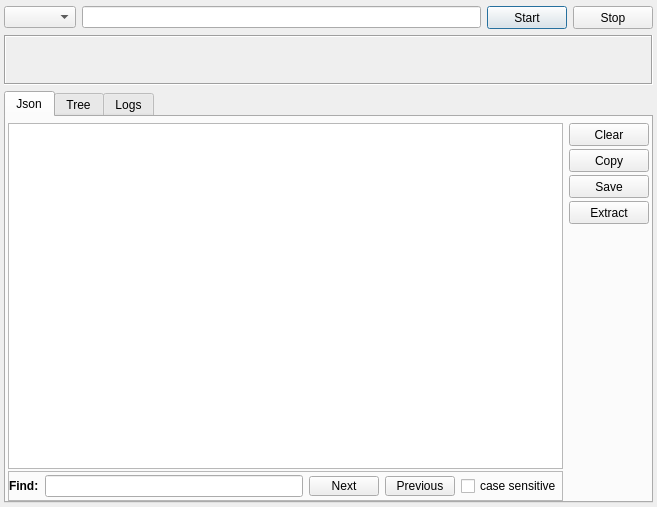
<?xml version="1.0" encoding="UTF-8"?>
<ui version="4.0">
 <class>RawOsint</class>
 <widget class="QDialog" name="RawOsint">
  <property name="geometry">
   <rect>
    <x>0</x>
    <y>0</y>
    <width>657</width>
    <height>507</height>
   </rect>
  </property>
  <property name="windowTitle">
   <string>Raw Osint</string>
  </property>
  <layout class="QVBoxLayout" name="verticalLayout_4">
   <property name="leftMargin">
    <number>4</number>
   </property>
   <property name="topMargin">
    <number>6</number>
   </property>
   <property name="rightMargin">
    <number>4</number>
   </property>
   <property name="bottomMargin">
    <number>4</number>
   </property>
   <item>
    <layout class="QHBoxLayout" name="horizontalLayout">
     <item>
      <widget class="QComboBox" name="comboBoxModule"/>
     </item>
     <item>
      <widget class="QLineEdit" name="lineEditTarget"/>
     </item>
     <item>
      <widget class="QPushButton" name="buttonStart">
       <property name="minimumSize">
        <size>
         <width>75</width>
         <height>23</height>
        </size>
       </property>
       <property name="text">
        <string>Start</string>
       </property>
      </widget>
     </item>
     <item>
      <widget class="QPushButton" name="buttonStop">
       <property name="minimumSize">
        <size>
         <width>75</width>
         <height>23</height>
        </size>
       </property>
       <property name="text">
        <string>Stop</string>
       </property>
      </widget>
     </item>
    </layout>
   </item>
   <item>
    <widget class="QFrame" name="frame">
     <property name="minimumSize">
      <size>
       <width>0</width>
       <height>50</height>
      </size>
     </property>
     <property name="maximumSize">
      <size>
       <width>16777215</width>
       <height>50</height>
      </size>
     </property>
     <property name="frameShape">
      <enum>QFrame::Box</enum>
     </property>
     <property name="frameShadow">
      <enum>QFrame::Sunken</enum>
     </property>
    </widget>
   </item>
   <item>
    <widget class="QTabWidget" name="tabWidget">
     <property name="currentIndex">
      <number>0</number>
     </property>
     <widget class="QWidget" name="tabJson">
      <attribute name="title">
       <string>Json</string>
      </attribute>
      <layout class="QHBoxLayout" name="horizontalLayout_2">
       <property name="leftMargin">
        <number>2</number>
       </property>
       <property name="topMargin">
        <number>6</number>
       </property>
       <property name="rightMargin">
        <number>2</number>
       </property>
       <property name="bottomMargin">
        <number>0</number>
       </property>
       <item>
        <layout class="QVBoxLayout" name="verticalLayout">
         <property name="spacing">
          <number>2</number>
         </property>
         <item>
          <widget class="QPlainTextEdit" name="plainTextEdit">
           <property name="readOnly">
            <bool>true</bool>
           </property>
          </widget>
         </item>
         <item>
          <widget class="QFrame" name="frameFind">
           <property name="minimumSize">
            <size>
             <width>0</width>
             <height>30</height>
            </size>
           </property>
           <property name="maximumSize">
            <size>
             <width>16777215</width>
             <height>40</height>
            </size>
           </property>
           <property name="frameShape">
            <enum>QFrame::StyledPanel</enum>
           </property>
           <property name="frameShadow">
            <enum>QFrame::Raised</enum>
           </property>
           <layout class="QHBoxLayout" name="horizontalLayout_4">
            <property name="leftMargin">
             <number>0</number>
            </property>
            <property name="topMargin">
             <number>0</number>
            </property>
            <property name="rightMargin">
             <number>0</number>
            </property>
            <property name="bottomMargin">
             <number>0</number>
            </property>
            <item>
             <widget class="QLabel" name="label">
              <property name="font">
               <font>
                <weight>75</weight>
                <bold>true</bold>
               </font>
              </property>
              <property name="text">
               <string>Find:</string>
              </property>
             </widget>
            </item>
            <item>
             <widget class="QLineEdit" name="lineEditFind">
              <property name="minimumSize">
               <size>
                <width>180</width>
                <height>0</height>
               </size>
              </property>
             </widget>
            </item>
            <item>
             <widget class="QPushButton" name="buttonNext">
              <property name="minimumSize">
               <size>
                <width>70</width>
                <height>20</height>
               </size>
              </property>
              <property name="maximumSize">
               <size>
                <width>70</width>
                <height>20</height>
               </size>
              </property>
              <property name="text">
               <string>Next</string>
              </property>
             </widget>
            </item>
            <item>
             <widget class="QPushButton" name="buttonPrev">
              <property name="minimumSize">
               <size>
                <width>70</width>
                <height>20</height>
               </size>
              </property>
              <property name="maximumSize">
               <size>
                <width>70</width>
                <height>20</height>
               </size>
              </property>
              <property name="text">
               <string>Previous</string>
              </property>
             </widget>
            </item>
            <item>
             <widget class="QCheckBox" name="checkBoxCaseSensitive">
              <property name="text">
               <string>case sensitive</string>
              </property>
             </widget>
            </item>
           </layout>
          </widget>
         </item>
        </layout>
       </item>
       <item>
        <layout class="QVBoxLayout" name="verticalLayout_2">
         <property name="spacing">
          <number>3</number>
         </property>
         <item>
          <widget class="QPushButton" name="buttonClear">
           <property name="minimumSize">
            <size>
             <width>75</width>
             <height>23</height>
            </size>
           </property>
           <property name="text">
            <string>Clear</string>
           </property>
          </widget>
         </item>
         <item>
          <widget class="QPushButton" name="buttonCopy">
           <property name="minimumSize">
            <size>
             <width>75</width>
             <height>23</height>
            </size>
           </property>
           <property name="text">
            <string>Copy</string>
           </property>
          </widget>
         </item>
         <item>
          <widget class="QPushButton" name="buttonSave">
           <property name="minimumSize">
            <size>
             <width>75</width>
             <height>23</height>
            </size>
           </property>
           <property name="text">
            <string>Save</string>
           </property>
          </widget>
         </item>
         <item>
          <widget class="QPushButton" name="pushButton">
           <property name="minimumSize">
            <size>
             <width>75</width>
             <height>23</height>
            </size>
           </property>
           <property name="text">
            <string>Extract</string>
           </property>
          </widget>
         </item>
         <item>
          <spacer name="verticalSpacer">
           <property name="orientation">
            <enum>Qt::Vertical</enum>
           </property>
           <property name="sizeHint" stdset="0">
            <size>
             <width>20</width>
             <height>40</height>
            </size>
           </property>
          </spacer>
         </item>
        </layout>
       </item>
      </layout>
     </widget>
     <widget class="QWidget" name="tabTree">
      <attribute name="title">
       <string>Tree</string>
      </attribute>
      <layout class="QHBoxLayout" name="horizontalLayout_3">
       <property name="leftMargin">
        <number>2</number>
       </property>
       <property name="topMargin">
        <number>6</number>
       </property>
       <property name="rightMargin">
        <number>2</number>
       </property>
       <property name="bottomMargin">
        <number>0</number>
       </property>
       <item>
        <widget class="QTreeView" name="treeView">
         <property name="editTriggers">
          <set>QAbstractItemView::NoEditTriggers</set>
         </property>
         <property name="selectionBehavior">
          <enum>QAbstractItemView::SelectItems</enum>
         </property>
         <attribute name="headerVisible">
          <bool>false</bool>
         </attribute>
         <attribute name="headerCascadingSectionResizes">
          <bool>false</bool>
         </attribute>
         <attribute name="headerMinimumSectionSize">
          <number>100</number>
         </attribute>
         <attribute name="headerDefaultSectionSize">
          <number>200</number>
         </attribute>
         <attribute name="headerShowSortIndicator" stdset="0">
          <bool>false</bool>
         </attribute>
        </widget>
       </item>
       <item>
        <layout class="QVBoxLayout" name="verticalLayout_3">
         <property name="spacing">
          <number>3</number>
         </property>
         <item>
          <widget class="QPushButton" name="buttonClearTree">
           <property name="minimumSize">
            <size>
             <width>75</width>
             <height>23</height>
            </size>
           </property>
           <property name="text">
            <string>Clear</string>
           </property>
          </widget>
         </item>
         <item>
          <widget class="QPushButton" name="pushButton_6">
           <property name="minimumSize">
            <size>
             <width>75</width>
             <height>23</height>
            </size>
           </property>
           <property name="text">
            <string>Copy</string>
           </property>
          </widget>
         </item>
         <item>
          <widget class="QPushButton" name="pushButton_5">
           <property name="minimumSize">
            <size>
             <width>75</width>
             <height>23</height>
            </size>
           </property>
           <property name="text">
            <string>Save</string>
           </property>
          </widget>
         </item>
         <item>
          <spacer name="verticalSpacer_2">
           <property name="orientation">
            <enum>Qt::Vertical</enum>
           </property>
           <property name="sizeHint" stdset="0">
            <size>
             <width>20</width>
             <height>40</height>
            </size>
           </property>
          </spacer>
         </item>
        </layout>
       </item>
      </layout>
     </widget>
     <widget class="QWidget" name="tabLogs">
      <attribute name="title">
       <string>Logs</string>
      </attribute>
      <layout class="QVBoxLayout" name="verticalLayout_5">
       <property name="leftMargin">
        <number>2</number>
       </property>
       <property name="topMargin">
        <number>6</number>
       </property>
       <property name="rightMargin">
        <number>2</number>
       </property>
       <property name="bottomMargin">
        <number>0</number>
       </property>
       <item>
        <widget class="QPlainTextEdit" name="plainTextEditLogs">
         <property name="readOnly">
          <bool>true</bool>
         </property>
        </widget>
       </item>
      </layout>
     </widget>
    </widget>
   </item>
  </layout>
 </widget>
 <resources/>
 <connections/>
</ui>
